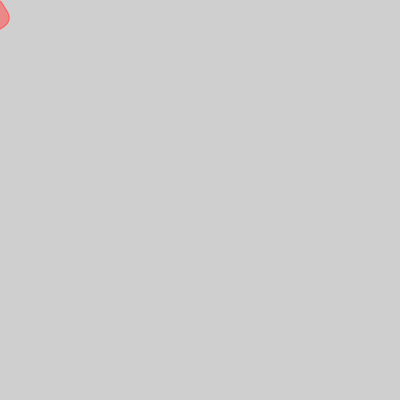
Frame 1 (no input)
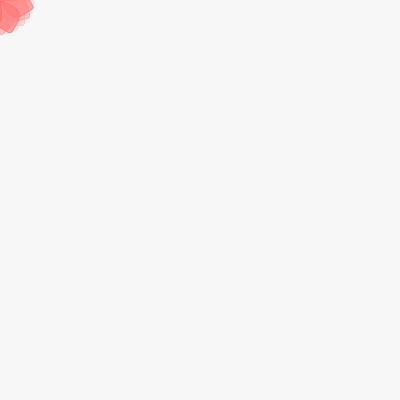
Frame 60 (the mouse pressed at the canvas centre just before this capture)
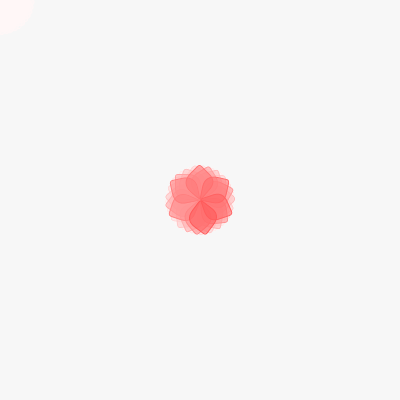
Frame 120 (the mouse held since frame 60 and released just before this capture)

The Processing sketch that drew these frames (run headless with seeded random() and noise(); from frame 60 on, the mouse is pressed at the canvas centre):

// Processing sketch: processing_106223
// ── processing_106223.pde

void setup() {
  size(400, 400);
  frameRate(60);
  //noStroke();
}
void draw() {
  noCursor();
  noStroke();
  fill(255, 15);
  rect(0, 0, width, height);
  pushStyle();
  translate(mouseX, mouseY);
  rotate(frameCount);
 // filter(ERODE);
  stroke(#FF5858,255);
  fill(#FF5858,150);
  rect(0, 0, 25, 25, 3, 15, 3, 15);
  popStyle();
}
